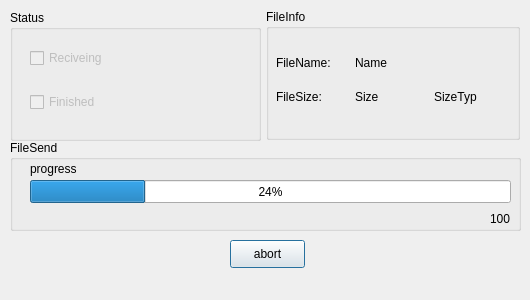
<ui version="4.0" >
 <class>form_FileRecive</class>
 <widget class="QDialog" name="form_FileRecive" >
  <property name="geometry" >
   <rect>
    <x>0</x>
    <y>0</y>
    <width>530</width>
    <height>300</height>
   </rect>
  </property>
  <property name="minimumSize" >
   <size>
    <width>530</width>
    <height>300</height>
   </size>
  </property>
  <property name="maximumSize" >
   <size>
    <width>530</width>
    <height>300</height>
   </size>
  </property>
  <property name="sizeIncrement" >
   <size>
    <width>530</width>
    <height>300</height>
   </size>
  </property>
  <property name="windowTitle" >
   <string>Dialog</string>
  </property>
  <widget class="QGroupBox" name="groupBox_2" >
   <property name="geometry" >
    <rect>
     <x>10</x>
     <y>10</y>
     <width>251</width>
     <height>131</height>
    </rect>
   </property>
   <property name="title" >
    <string>Status</string>
   </property>
   <widget class="QWidget" name="layoutWidget" >
    <property name="geometry" >
     <rect>
      <x>20</x>
      <y>20</y>
      <width>145</width>
      <height>100</height>
     </rect>
    </property>
    <layout class="QVBoxLayout" name="verticalLayout" >
     <item>
      <widget class="QCheckBox" name="checkBox_3" >
       <property name="enabled" >
        <bool>false</bool>
       </property>
       <property name="text" >
        <string>Reciveing</string>
       </property>
      </widget>
     </item>
     <item>
      <widget class="QCheckBox" name="checkBox_4" >
       <property name="enabled" >
        <bool>false</bool>
       </property>
       <property name="text" >
        <string>Finished</string>
       </property>
      </widget>
     </item>
    </layout>
   </widget>
  </widget>
  <widget class="QGroupBox" name="groupBox_3" >
   <property name="geometry" >
    <rect>
     <x>266</x>
     <y>9</y>
     <width>254</width>
     <height>131</height>
    </rect>
   </property>
   <property name="title" >
    <string>FileInfo</string>
   </property>
   <widget class="QWidget" name="layoutWidget_2" >
    <property name="geometry" >
     <rect>
      <x>10</x>
      <y>40</y>
      <width>231</width>
      <height>61</height>
     </rect>
    </property>
    <layout class="QGridLayout" name="gridLayout" >
     <item row="0" column="0" >
      <widget class="QLabel" name="label" >
       <property name="text" >
        <string>FileName:</string>
       </property>
      </widget>
     </item>
     <item row="0" column="1" >
      <widget class="QLabel" name="label_4" >
       <property name="text" >
        <string>Name</string>
       </property>
      </widget>
     </item>
     <item row="1" column="0" >
      <widget class="QLabel" name="label_5" >
       <property name="text" >
        <string>FileSize:</string>
       </property>
      </widget>
     </item>
     <item row="1" column="1" >
      <widget class="QLabel" name="label_6" >
       <property name="text" >
        <string>Size</string>
       </property>
      </widget>
     </item>
     <item row="1" column="2" >
      <widget class="QLabel" name="label_7" >
       <property name="text" >
        <string>SizeTyp</string>
       </property>
      </widget>
     </item>
    </layout>
   </widget>
  </widget>
  <widget class="QPushButton" name="pushButton" >
   <property name="geometry" >
    <rect>
     <x>230</x>
     <y>240</y>
     <width>75</width>
     <height>28</height>
    </rect>
   </property>
   <property name="text" >
    <string>abort</string>
   </property>
  </widget>
  <widget class="QGroupBox" name="groupBox" >
   <property name="geometry" >
    <rect>
     <x>10</x>
     <y>140</y>
     <width>511</width>
     <height>91</height>
    </rect>
   </property>
   <property name="title" >
    <string>FileSend</string>
   </property>
   <widget class="QLabel" name="label_2" >
    <property name="geometry" >
     <rect>
      <x>20</x>
      <y>20</y>
      <width>54</width>
      <height>18</height>
     </rect>
    </property>
    <property name="text" >
     <string>progress</string>
    </property>
   </widget>
   <widget class="QProgressBar" name="progressBar" >
    <property name="geometry" >
     <rect>
      <x>20</x>
      <y>40</y>
      <width>481</width>
      <height>23</height>
     </rect>
    </property>
    <property name="value" >
     <number>24</number>
    </property>
   </widget>
   <widget class="QLabel" name="label_3" >
    <property name="geometry" >
     <rect>
      <x>480</x>
      <y>70</y>
      <width>21</width>
      <height>18</height>
     </rect>
    </property>
    <property name="text" >
     <string>100</string>
    </property>
   </widget>
  </widget>
 </widget>
 <resources/>
 <connections/>
</ui>
